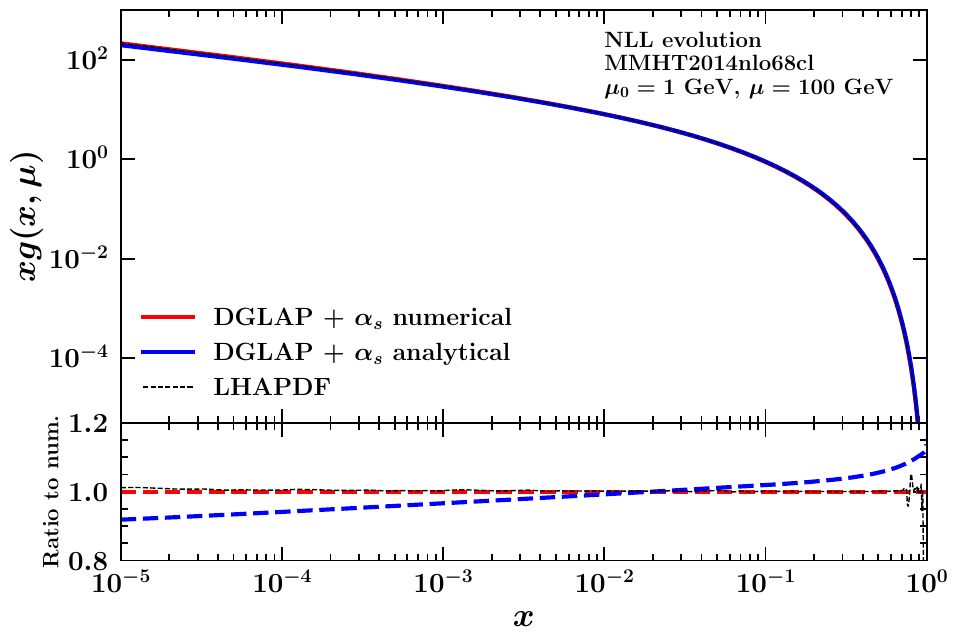

Python code for this plot:
import numpy as np
import matplotlib.pyplot as plt
import MatplotlibSettings

pdfs = np.loadtxt("PDFs.dat")

f, (ax1, ax2) = plt.subplots(2, 1, sharex = "all", gridspec_kw = dict(width_ratios = [1], height_ratios = [3, 1]))
plt.subplots_adjust(wspace = 0, hspace = 0)

ax1.text(0.01, 180, r"\textbf{NLL evolution}", fontsize = 16)
ax1.text(0.01, 60, r"\textbf{MMHT2014nlo68cl}", fontsize = 16)
ax1.text(0.01, 20,  r"\textbf{$\mu_0=1$ GeV, $\mu=100$ GeV}", fontsize = 16)
#ax1.text(3, 0.8, r"\textbf{$\sqrt{s}=13$ TeV}")
#ax1.text(3, 0.4, r"\textbf{$Q = M_Z$, $y=0$}")
ax1.set(ylabel = r"$xg(x,\mu)$")
ax1.set_xlim([0.00001, 1])
ax1.set_ylim([0.000005, 1000])
ax1.set_xscale("log")
ax1.set_yscale("log")
ax1.plot(pdfs[:,0], pdfs[:,1], "r-", label = r"\textbf{DGLAP + $\alpha_s$ numerical}")
ax1.plot(pdfs[:,0], pdfs[:,2], "b-", label = r"\textbf{DGLAP + $\alpha_s$ analytical}")
ax1.plot(pdfs[:,0], pdfs[:,3], "k--", lw = 1, label = r"\textbf{LHAPDF}")
ax1.legend(fontsize = 18, loc = "lower left")

ax2.set(xlabel = r"\textbf{$x$}")
ax2.set_ylabel(r"\textbf{Ratio to num.}", fontsize = 16)
ax1.set_xlim([0.00001, 1])
ax2.set_ylim([0.8, 1.2])
ax2.set_xscale("log")
ax2.plot(pdfs[:,0], pdfs[:,1]/pdfs[:,1], "r--")
ax2.plot(pdfs[:,0], pdfs[:,2]/pdfs[:,1], "b--")
ax2.plot(pdfs[:,0], pdfs[:,3]/pdfs[:,1], "k--", lw = 1)

plt.savefig("PDFs.pdf")
plt.close()
